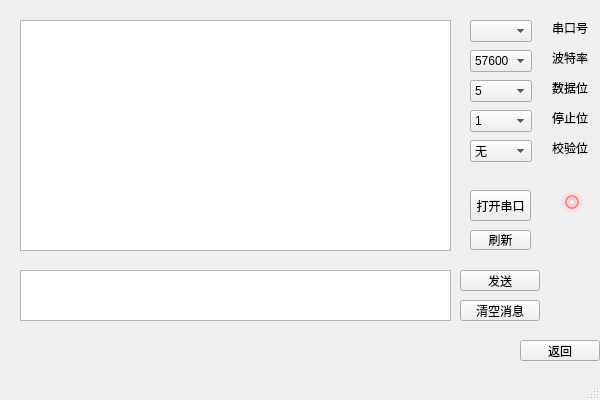
<?xml version="1.0" encoding="UTF-8"?>
<ui version="4.0">
 <class>serialPort</class>
 <widget class="QMainWindow" name="serialPort">
  <property name="geometry">
   <rect>
    <x>0</x>
    <y>0</y>
    <width>600</width>
    <height>400</height>
   </rect>
  </property>
  <property name="windowTitle">
   <string>MainWindow</string>
  </property>
  <widget class="QWidget" name="centralwidget">
   <widget class="QLabel" name="label_parityBit">
    <property name="geometry">
     <rect>
      <x>550</x>
      <y>140</y>
      <width>40</width>
      <height>16</height>
     </rect>
    </property>
    <property name="text">
     <string>校验位</string>
    </property>
    <property name="alignment">
     <set>Qt::AlignCenter</set>
    </property>
   </widget>
   <widget class="QLabel" name="label_serialNum">
    <property name="geometry">
     <rect>
      <x>550</x>
      <y>20</y>
      <width>40</width>
      <height>16</height>
     </rect>
    </property>
    <property name="text">
     <string>串口号</string>
    </property>
    <property name="alignment">
     <set>Qt::AlignCenter</set>
    </property>
   </widget>
   <widget class="QComboBox" name="comboBox_dataBit">
    <property name="geometry">
     <rect>
      <x>470</x>
      <y>80</y>
      <width>62</width>
      <height>22</height>
     </rect>
    </property>
    <item>
     <property name="text">
      <string>5</string>
     </property>
    </item>
    <item>
     <property name="text">
      <string>6</string>
     </property>
    </item>
    <item>
     <property name="text">
      <string>7</string>
     </property>
    </item>
    <item>
     <property name="text">
      <string>8</string>
     </property>
    </item>
   </widget>
   <widget class="QLabel" name="label_stopBit">
    <property name="geometry">
     <rect>
      <x>550</x>
      <y>110</y>
      <width>40</width>
      <height>16</height>
     </rect>
    </property>
    <property name="text">
     <string>停止位</string>
    </property>
    <property name="alignment">
     <set>Qt::AlignCenter</set>
    </property>
   </widget>
   <widget class="QLabel" name="label_dataBit">
    <property name="geometry">
     <rect>
      <x>550</x>
      <y>80</y>
      <width>40</width>
      <height>16</height>
     </rect>
    </property>
    <property name="text">
     <string>数据位</string>
    </property>
    <property name="alignment">
     <set>Qt::AlignCenter</set>
    </property>
   </widget>
   <widget class="QComboBox" name="comboBox_parityBit">
    <property name="geometry">
     <rect>
      <x>470</x>
      <y>140</y>
      <width>62</width>
      <height>22</height>
     </rect>
    </property>
    <item>
     <property name="text">
      <string>无</string>
     </property>
    </item>
   </widget>
   <widget class="QComboBox" name="comboBox_serialNum">
    <property name="geometry">
     <rect>
      <x>470</x>
      <y>20</y>
      <width>62</width>
      <height>22</height>
     </rect>
    </property>
   </widget>
   <widget class="QComboBox" name="comboBox_stopBit">
    <property name="geometry">
     <rect>
      <x>470</x>
      <y>110</y>
      <width>62</width>
      <height>22</height>
     </rect>
    </property>
    <item>
     <property name="text">
      <string>1</string>
     </property>
    </item>
    <item>
     <property name="text">
      <string>1.5</string>
     </property>
    </item>
    <item>
     <property name="text">
      <string>2</string>
     </property>
    </item>
   </widget>
   <widget class="QComboBox" name="comboBox_baud">
    <property name="geometry">
     <rect>
      <x>470</x>
      <y>50</y>
      <width>62</width>
      <height>22</height>
     </rect>
    </property>
    <property name="currentText">
     <string>57600</string>
    </property>
    <item>
     <property name="text">
      <string>57600</string>
     </property>
    </item>
    <item>
     <property name="text">
      <string>115200</string>
     </property>
    </item>
   </widget>
   <widget class="QLabel" name="label_baud">
    <property name="geometry">
     <rect>
      <x>550</x>
      <y>50</y>
      <width>40</width>
      <height>16</height>
     </rect>
    </property>
    <property name="text">
     <string>波特率</string>
    </property>
    <property name="alignment">
     <set>Qt::AlignCenter</set>
    </property>
   </widget>
   <widget class="QPushButton" name="pushButton_return">
    <property name="geometry">
     <rect>
      <x>520</x>
      <y>340</y>
      <width>80</width>
      <height>21</height>
     </rect>
    </property>
    <property name="text">
     <string>返回</string>
    </property>
   </widget>
   <widget class="QPushButton" name="pushButton_openSerial">
    <property name="geometry">
     <rect>
      <x>470</x>
      <y>190</y>
      <width>61</width>
      <height>31</height>
     </rect>
    </property>
    <property name="text">
     <string>打开串口</string>
    </property>
   </widget>
   <widget class="QTextEdit" name="textEdit_output">
    <property name="geometry">
     <rect>
      <x>20</x>
      <y>270</y>
      <width>431</width>
      <height>51</height>
     </rect>
    </property>
   </widget>
   <widget class="QPushButton" name="pushButton_clean">
    <property name="geometry">
     <rect>
      <x>460</x>
      <y>300</y>
      <width>80</width>
      <height>21</height>
     </rect>
    </property>
    <property name="text">
     <string>清空消息</string>
    </property>
   </widget>
   <widget class="QPushButton" name="pushButton_send">
    <property name="geometry">
     <rect>
      <x>460</x>
      <y>270</y>
      <width>80</width>
      <height>21</height>
     </rect>
    </property>
    <property name="text">
     <string>发送</string>
    </property>
   </widget>
   <widget class="QLabel" name="LED">
    <property name="geometry">
     <rect>
      <x>560</x>
      <y>190</y>
      <width>24</width>
      <height>24</height>
     </rect>
    </property>
    <property name="styleSheet">
     <string notr="true">background-color: qradialgradient(spread:pad, cx:0.5, cy:0.5, radius:0.5, fx:0.5, fy:0.5, stop:0 rgba(255, 255, 255, 255), stop:0.1 rgba(255, 255, 255, 255), stop:0.2 rgba(255, 176, 176, 167), stop:0.3 rgba(255, 151, 151, 92), stop:0.4 rgba(255, 125, 125, 51), stop:0.5 rgba(255, 76, 76, 205), stop:0.52 rgba(255, 76, 76, 205), stop:0.6 rgba(255, 180, 180, 84), stop:1 rgba(255, 255, 255, 0));

border-radius: 12px;</string>
    </property>
    <property name="text">
     <string/>
    </property>
   </widget>
   <widget class="QTextEdit" name="textEdit_input">
    <property name="geometry">
     <rect>
      <x>20</x>
      <y>20</y>
      <width>431</width>
      <height>231</height>
     </rect>
    </property>
    <property name="readOnly">
     <bool>true</bool>
    </property>
   </widget>
   <widget class="QPushButton" name="pushButton_refresh">
    <property name="geometry">
     <rect>
      <x>470</x>
      <y>230</y>
      <width>61</width>
      <height>20</height>
     </rect>
    </property>
    <property name="text">
     <string>刷新</string>
    </property>
   </widget>
  </widget>
  <widget class="QStatusBar" name="statusbar"/>
  <widget class="QMenuBar" name="menubar">
   <property name="geometry">
    <rect>
     <x>0</x>
     <y>0</y>
     <width>600</width>
     <height>17</height>
    </rect>
   </property>
  </widget>
 </widget>
 <resources/>
 <connections/>
</ui>
